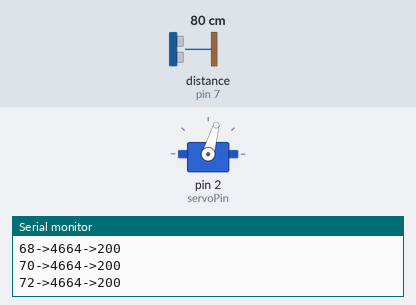
The sketch below on a simulated Arduino Uno, built with avr-gcc and run on an emulated ATmega328P. On the bench: servo, the last lines printed to the serial monitor. The test bench sets the inputs (shaded band); at power-on: distance to the obstacle (sensor on pin 7) 80 cm. The echo pulse lasts 58.3 µs per cm.

Above: at 4.27 s.
4.3 s: distance to the obstacle (sensor on pin 7) set to 2 cm
At 4.92 s:
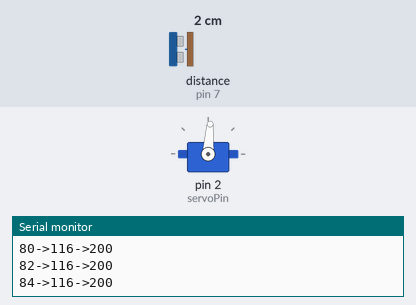
7.3 s: distance to the obstacle (sensor on pin 7) set to 120 cm
At 7.33 s:
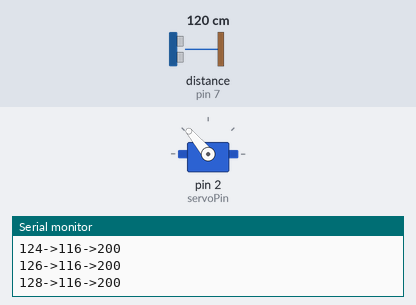
Timing chart, 0 to 16.3 s (numbered marks = the images above; inputs shaded):
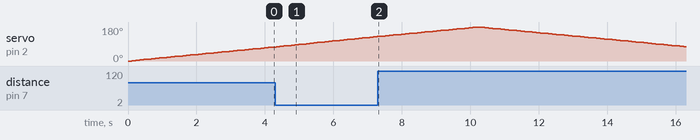

Measured:
- by itself, servo on pin 2 (servoPin): rises from 130° to 180° in 2.8 s, then falls to 76° in 6.0 s

The sketch:

arduinoSonar_v2.0.ino
```cpp
/**
  Arduino Sonar v2.0.
  FJS. Feb. 2016

  New version that uses the NewPing library, instead
  of the pulseIn function. It uses the ping_median
  function for better stability in the measurements.
*/

#include <Servo.h>
#include <NewPing.h>

Servo sMotor;
int trigPin=6;
int echoPin=7;
int servoPin=2;

int nLoops=3;
int limit=200;

NewPing sonar(trigPin,echoPin,limit);

long duration;
int angle=0;
int step=2;

void setup() {
  Serial.begin(9600);
  sMotor.attach(servoPin);
  sMotor.write(angle);
  delay(50);
}

void loop() {

  //duration=sonar.ping();
  duration=sonar.ping_median(nLoops);

  Serial.print(angle);
  Serial.print("->");
  Serial.print(duration);
  Serial.print("->");
  Serial.println(limit);

  //Serial.println(duration/58.2);
  if(angle>(180-step) || angle<-step)
    step=-step;

  angle+=step;
  sMotor.write(angle);
  delay(50);
}
```
